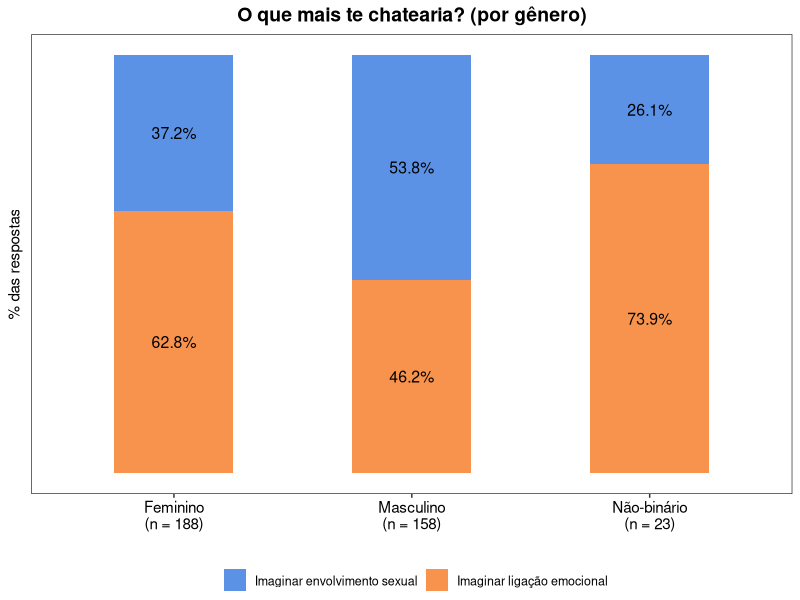
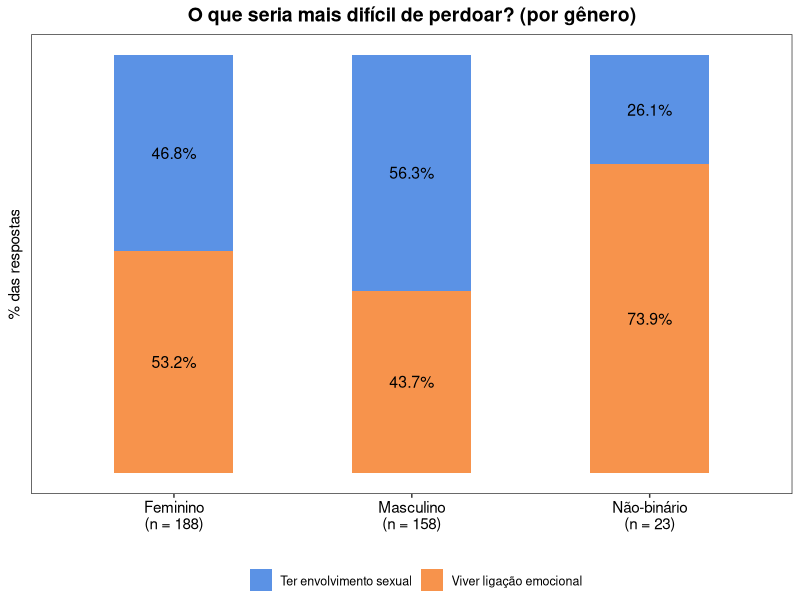
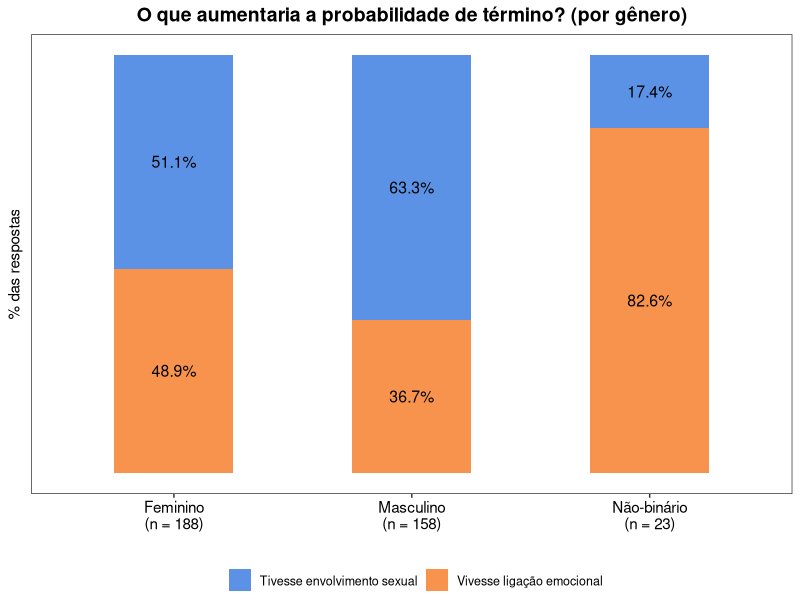
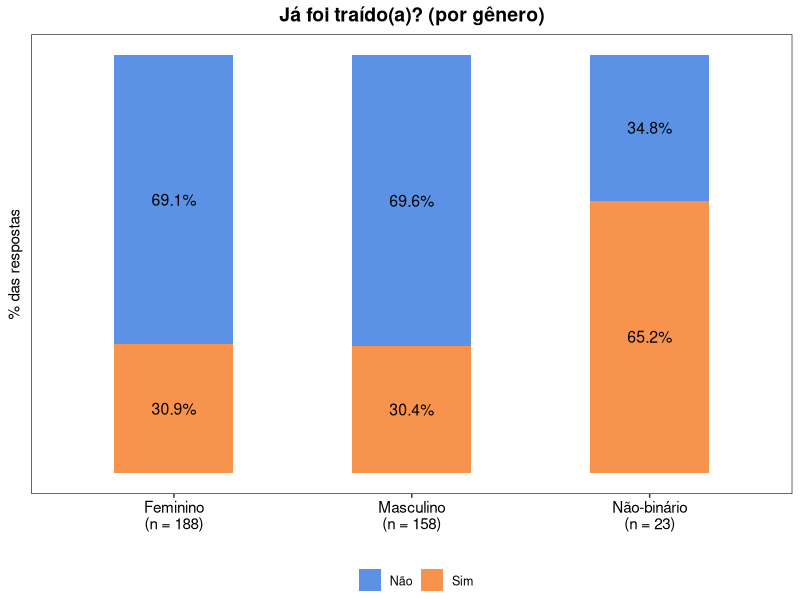
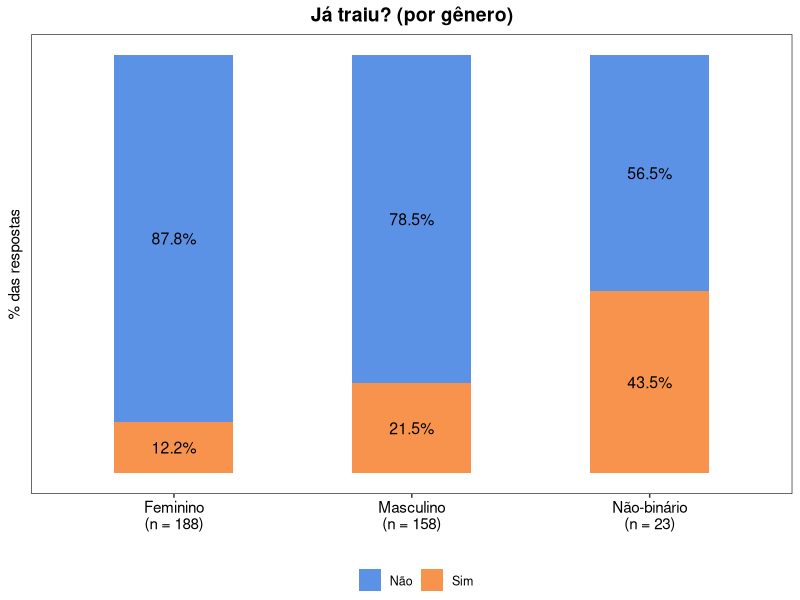
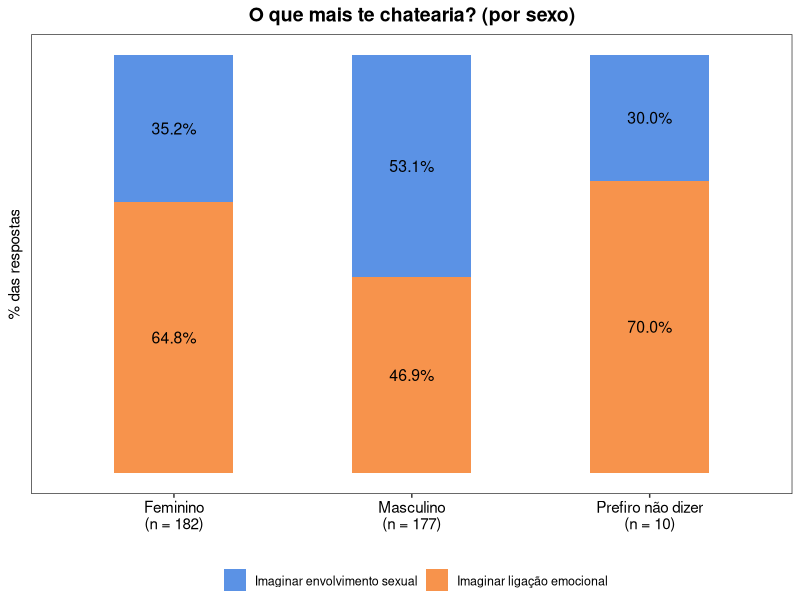
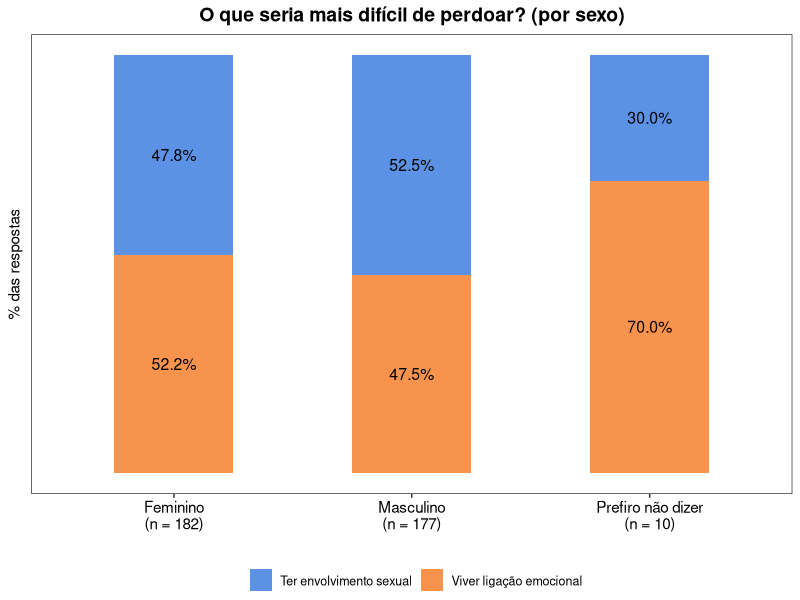
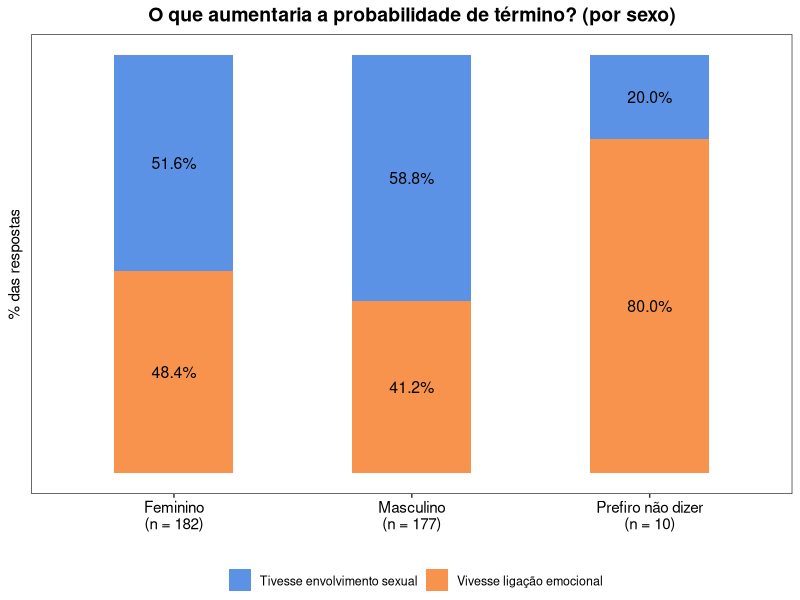

Write R code to recreate these figures, in order.
# Script para análise da pesquisa de ecologia humana - 2026.2
# Felipe Cordeiro, Felipe Fernandes, Jaderson Coriolano, Joyce Micaely, Letícia Gonçalves
# R 4.6.1

# Baseado no original de Alisson Peter Brito Dopona, que foi modificado por Ana Márcia

# Primeiros passos --------------------------------------------------------

## Bibliotecas ----
library(scales) # 1.4.0
library(tidyverse) # 2.0.0

## Importação dos dados ----
dados <- read.csv('dados.csv', header = TRUE, sep = ';', na.strings = '')

## Ajuste dos dados ----

### Transformação das colunas em fator ----
dados_fatorados <- dados |> mutate(
  across(everything(), as.factor)
)

# Verificando o N ---------------------------------------------------------

tabelas <- map(dados_fatorados, ~table(.x, useNA = 'no'))
tabelas

# Análises gráficas -------------------------------------------------------

## Estilo gráfico ----

estilo_principal <- theme_test() +
  theme(
      plot.title = element_text(hjust = 0.5, size = 14, face = 'bold'),
      legend.position = 'bottom',
      legend.text = element_text(size = 9),
      axis.text = element_text(size = 11, color = 'black'),
      axis.title = element_text(size = 11)
  )

## Criação da função ----

graficos <- function(grupo_var, variavel, pergunta, rotulo_arquivo, rotulo_titulo) {
  sem_na <- dados_fatorados |> drop_na(all_of(grupo_var), all_of(variavel))
  contagens <- sem_na |> count(.data[[grupo_var]])
  lab_eixos <- paste0(contagens[[grupo_var]], '\n(n = ', contagens$n, ')')
  p <- sem_na |>
    count(.data[[grupo_var]], .data[[variavel]]) |>
    group_by(.data[[grupo_var]]) |>
    mutate(
      prop = n / sum(n),
      label = percent(prop, accuracy = 0.1)
    ) |>
    ggplot(aes(.data[[grupo_var]], prop, fill = .data[[variavel]])) +
    geom_bar(stat = 'identity', position = 'fill', width = 0.5) +
    geom_text(
      aes(label = label),
      position = position_fill(vjust = 0.5),
      size = 4
    ) +
    scale_y_continuous(labels = scales::percent) +
    scale_x_discrete(labels = lab_eixos) +
    scale_fill_manual(values = c('#5b92e5', '#f7934c')) +
    estilo_principal +
    ggtitle(paste(pergunta, rotulo_titulo)) +
    theme(
      axis.text.y = element_blank(),
      axis.ticks.y = element_blank()
    ) +
    labs(
      x = '',
      y = '% das respostas',
      fill = ''
    )
  ggsave(
    paste0('./gráficos/', rotulo_arquivo, ' x ', variavel, '.png'),
    plot = p,
    height = 3,
    width = 4,
    dpi = 300,
    scale = 1.5
  )
}

## Execução da função ----

graficos('genero', 'chateacao', 'O que mais te chatearia?', 'Gênero', '(por gênero)')
graficos('genero', 'perdoar', 'O que seria mais difícil de perdoar?', 'Gênero', '(por gênero)')
graficos('genero', 'termino', 'O que aumentaria a probabilidade de término?', 'Gênero', '(por gênero)')
graficos('genero', 'traido', 'Já foi traído(a)?', 'Gênero', '(por gênero)')
graficos('genero', 'traiu', 'Já traiu?', 'Gênero', '(por gênero)')
graficos('sexo_nascimento', 'chateacao', 'O que mais te chatearia?', 'Sexo', '(por sexo)')
graficos('sexo_nascimento', 'perdoar', 'O que seria mais difícil de perdoar?', 'Sexo', '(por sexo)')
graficos('sexo_nascimento', 'termino', 'O que aumentaria a probabilidade de término?', 'Sexo', '(por sexo)')
graficos('sexo_nascimento', 'traido', 'Já foi traído(a)?', 'Sexo', '(por sexo)')
graficos('sexo_nascimento', 'traiu', 'Já traiu?', 'Sexo', '(por sexo)')

# Análises estatísticas ---------------------------------------------------

## Informações úteis ----

#' H0 = Não há associação estatística entre as variáveis (`p > 0.05`).
#' H1 = Há associação estatística entre as variáveis (`p <= 0.05`).
#' Resíduos ajustados com valor `> 1.96` indicam significância estatística.

## Análises ----

### Criação da função ----
analises <- function(grupo_var, variavel) {
  sem_na <- dados_fatorados |> drop_na(all_of(grupo_var), all_of(variavel))
  tabela <- table(sem_na[[variavel]], sem_na[[grupo_var]])
  print(tabela)
  resultado_qui <- tryCatch(
    {suppressWarnings(chisq.test(tabela))},
    error = function(e) {
      NULL
    }
  )
  tem_aviso_freq <- FALSE
  if (!is.null(resultado_qui)) {
    if (any(resultado_qui$expected < 5)) {
      tem_aviso_freq <- TRUE
    }
  }
  if (tem_aviso_freq) {
    resultado_fisher <- fisher.test(tabela, simulate.p.value = T, B = 10000)
    print(resultado_fisher)
  } else {
    print(resultado_qui)
    print(resultado_qui$stdres)
  }
}

### Execução da função ----

analises('genero', 'chateacao')
analises('genero', 'perdoar')
analises('genero', 'termino')
analises('genero', 'traido')
analises('genero', 'traiu')
analises('sexo_nascimento', 'chateacao')
analises('sexo_nascimento', 'perdoar')
analises('sexo_nascimento', 'termino')
analises('sexo_nascimento', 'traido')
analises('sexo_nascimento', 'traiu')
